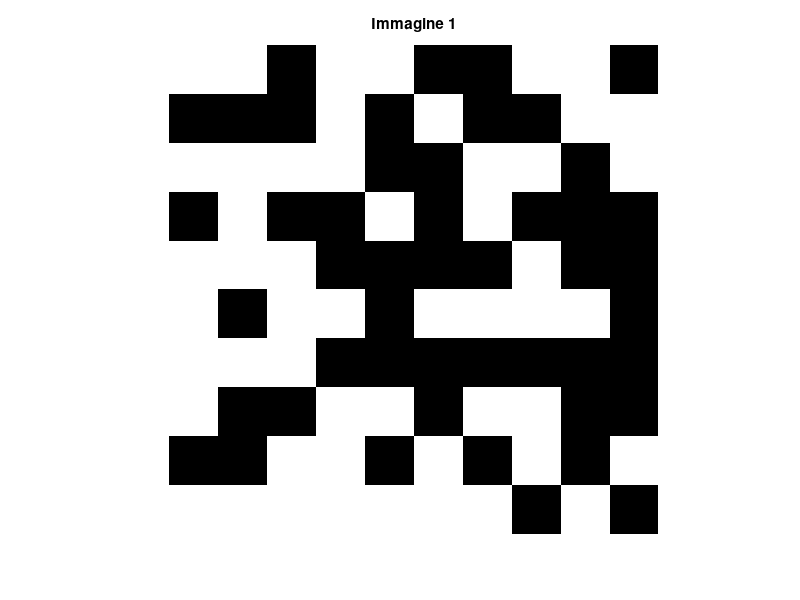
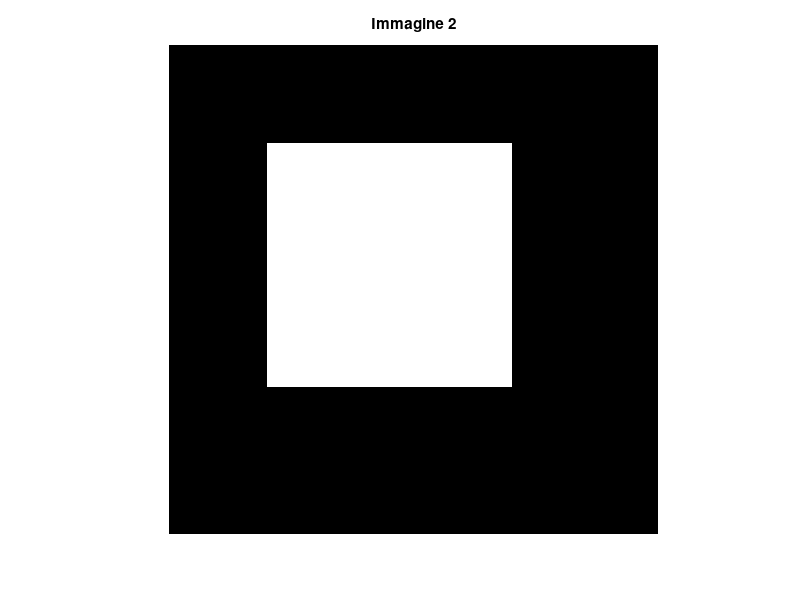

MATLAB code to generate these figures, in order:
function Problema3()
    %% Inizializzazione 
    % Esempio di immagine 10x10 binaria (0 = nero, 1 = bianco)
    img1 = randi([0 1], 10, 10);  % immagine casuale
    img2 = zeros(10,10); img2(3:7,3:7) = 1;  % pattern centrale bianco

    immagini = {img1, img2};
    
    %% Analisi delle immagini utilizzando il CSD + visualizzazione risultati
    for idx = 1:length(immagini)
        fprintf('\n--- Immagine %d ---\n', idx);
        curimg = immagini{idx};
        disp(curimg);

        % Visualizza l'immagine
        figure; 
        imshow(curimg, 'InitialMagnification', 'fit');
        title(sprintf('Immagine %d', idx));

        csd = [0, 0];  % [bianco, nero]

        % Scorri l'immagine con finestra 3x3
        % Nella selezione delle righe e colonne il -2 serve per evitare
        % di uscire fuori dai margini dell'immagine
        for r = 1:(size(curimg,1)-2) 
            for c = 1:(size(curimg,2)-2)
                window = curimg(r:r+2, c:c+2);
                csd(1) = csd(1) + any(window(:) == 1);
                csd(2) = csd(2) + any(window(:) == 0);
            end
        end

        fprintf('bin colore bianco: %d\n', csd(1,1));
        fprintf('bin colore nero:   %d\n', csd(1,2));
    end
end
